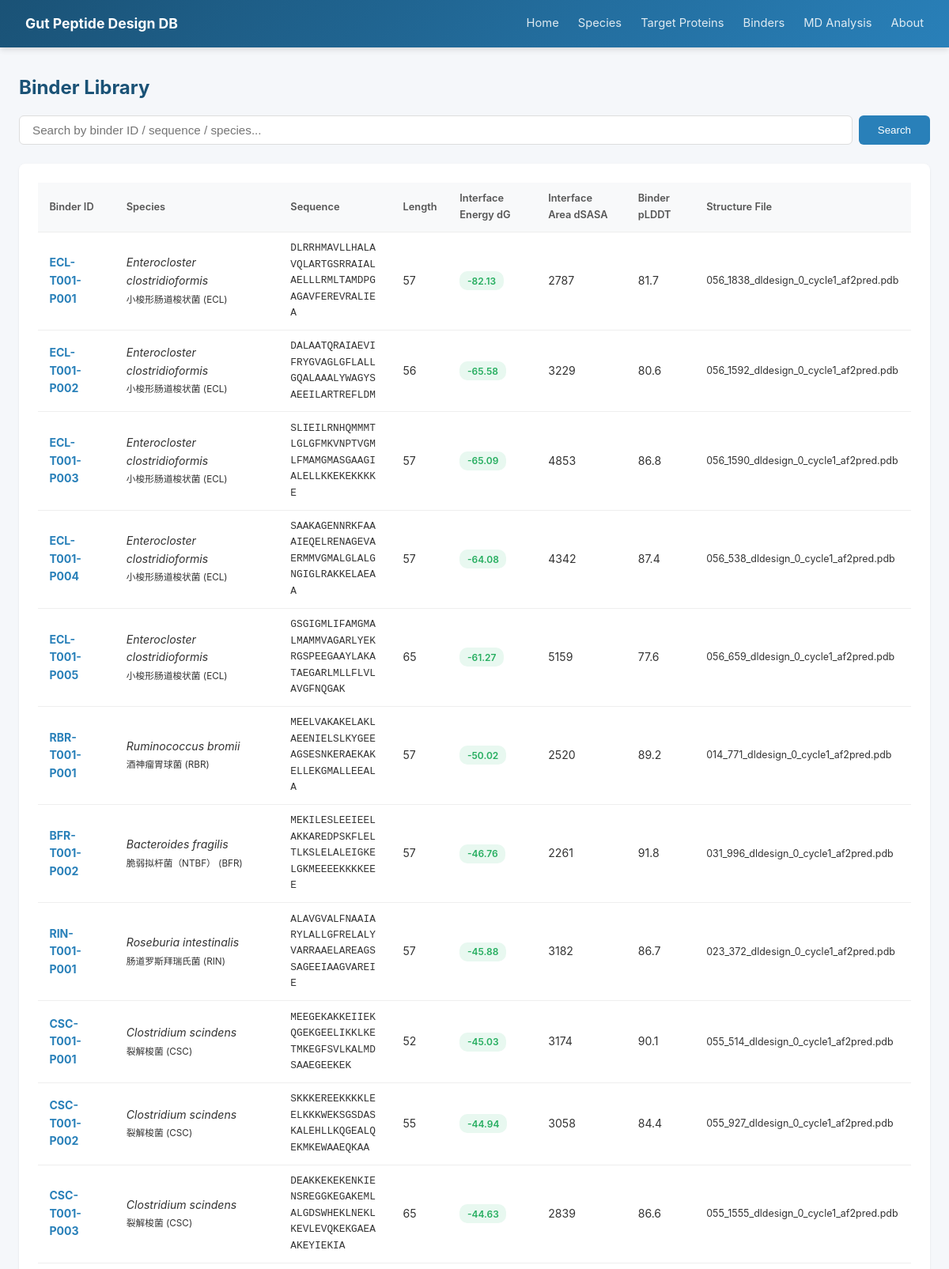
/binders (upper part), run on the app's committed database.
### tables this page shows
CREATE TABLE Binder (
        Binder_ID       TEXT PRIMARY KEY,
        Species_ID      TEXT NOT NULL,
        Binder_Sequence TEXT,
        Length          INTEGER,
        Raw_Score       REAL,
        dG_sep_norm     REAL,
        dSASA_int       REAL,
        complex_norm    REAL,
        total_score     REAL,
        packstat        REAL,
        hbonds_int      INTEGER,
        pLDDT_total     REAL,
        pLDDT_binder    REAL,
        PAE_interaction REAL,
        binder_RMSD     REAL,
        target_RMSD     REAL,
        Sequence_File   TEXT,
        Structure_File  TEXT,
        Notes           TEXT,
        FOREIGN KEY (Species_ID) REFERENCES Species(Species_ID)
    );

CREATE TABLE Species (
        Species_ID      TEXT PRIMARY KEY,
        Scientific_Name TEXT NOT NULL,
        Chinese_Name    TEXT,
        Taxonomy_ID     INTEGER,
        Genome_Accession TEXT,
        Proteome_Source TEXT,
        Notes           TEXT
    );

### app.py (the view)
@app.route('/binders')
def binder_list():
    db = get_db()
    q = request.args.get('q', '')
    sql = """
        SELECT b.*, s.Scientific_Name, s.Chinese_Name
        FROM Binder b JOIN Species s ON b.Species_ID=s.Species_ID
    """
    if q:
        rows = db.execute(sql+" WHERE b.Binder_ID LIKE ? OR b.Binder_Sequence LIKE ? OR s.Scientific_Name LIKE ? ORDER BY b.Raw_Score LIMIT 200",
                          (f'%{q}%',f'%{q}%',f'%{q}%')).fetchall()
    else:
        rows = db.execute(sql+" ORDER BY b.Raw_Score LIMIT 200").fetchall()
    return render_template('binders.html', binders=rows, q=q)

### app.py (called while the page is built)
def get_db():
    if 'db' not in g:
        g.db = sqlite3.connect(DB_PATH)
        g.db.row_factory = sqlite3.Row
    return g.db

### templates/binders.html (shortened to what this page needs)
{% extends "base.html" %}
{% block content %}
<h1>Binder Library</h1>
<div class="search-box">
    <form method="GET" action="/binders" style="display:flex; gap:.5rem; width:100%;">
        <input type="text" name="q" value="{{ q }}" placeholder="Search by binder ID / sequence / species...">
        <button type="submit">Search</button>
    </form>
</div>
<div class="card">
    {% if binders %}
    <table>
        <thead><tr>
            <th>Binder ID</th><th>Species</th><th>Sequence</th><th>Length</th>
            <th>Interface Energy dG</th><th>Interface Area dSASA</th><th>Binder pLDDT</th><th>Structure File</th>
        </tr></thead>
        <tbody>
            {% for b in binders %}
            <tr>
                <td><a href="/binders/{{ b.Binder_ID }}"><strong>{{ b.Binder_ID }}</strong></a></td>
                <td><em>{{ b.Scientific_Name }}</em><br><small>{{ b.Chinese_Name }} ({{ b.Species_ID }})</small></td>
                <td style="font-family:monospace; font-size:.8rem;max-width:230px;word-break:break-all;">{{ b.Binder_Sequence }}</td>
                <td>{{ b.Length or '-' }}</td>
                <td>
                    {% if b.Raw_Score is not none %}
                    <span class="badge {% if b.Raw_Score < -6 %}badge-green{% elif b.Raw_Score < -4 %}badge-blue{% else %}badge-orange{% endif %}">{{ "%.2f"|format(b.Raw_Score) }}</span>
                    {% else %}<small style="color:#e67e22;">To be added</small>{% endif %}
                </td>
                <td>{% if b.dSASA_int is not none %}{{ "%.0f"|format(b.dSASA_int) }}{% else %}-{% endif %}</td>
                <td>{% if b.pLDDT_binder is not none %}{{ "%.1f"|format(b.pLDDT_binder) }}{% else %}-{% endif %}</td>
                <td style="font-size:.78rem;">{{ b.Structure_File or '-' }}</td>
            </tr>
            {% endfor %}
        </tbody>
    </table>
    {% else %}<div class="empty-state"><p>No Binder data</p></div>{% endif %}
</div>
{% endblock %}

### templates/base.html (style rules this page uses)
* { margin:0; padding:0; box-sizing:border-box; }
body { font-family:-apple-system,BlinkMacSystemFont,"Segoe UI","PingFang SC","Microsoft YaHei",sans-serif; background:#f5f7fa; color:#333; line-height:1.6; }
.card { background:white; border-radius:8px; box-shadow:0 1px 3px rgba(0,0,0,.08); padding:1.5rem; margin-bottom:1.5rem; }
table { width:100%; border-collapse:collapse; font-size:.88rem; }
th,td { padding:.65rem .9rem; text-align:left; border-bottom:1px solid #eee; }
th { background:#f8f9fa; font-weight:600; color:#555; font-size:.8rem; }
.search-box { display:flex; gap:.5rem; margin-bottom:1.5rem; }
.search-box input { flex:1; padding:.55rem 1rem; border:1px solid #ddd; border-radius:6px; font-size:.95rem; }
.search-box button { padding:.55rem 1.5rem; background:#2980b9; color:white; border:none; border-radius:6px; cursor:pointer; }
.badge { display:inline-block; padding:.15rem .6rem; border-radius:10px; font-size:.75rem; font-weight:600; }
.badge-green { background:#e8f8f0; color:#27ae60; }
h1 { font-size:1.5rem; margin-bottom:1rem; color:#1a5276; }
a { color:#2980b9; text-decoration:none; }

### data on the page
Binder: Binder_ID "ECL-T001-P001", Scientific_Name "Enterocloster clostridioformis", Chinese_Name "小梭形肠道梭状菌", Species_ID "ECL", Binder_Sequence "DLRRHMAVLLHALAVQLARTGSRRAIALAELLLRMLTAMDPGAGAVFEREVRALIEA", Length "57", Raw_Score "-82.13", dSASA_int "2787", pLDDT_binder "81.7", Structure_File "056_1838_dldesign_0_cycle1_af2pred.pdb"
Binder: Binder_ID "ECL-T001-P002", Scientific_Name "Enterocloster clostridioformis", Chinese_Name "小梭形肠道梭状菌", Species_ID "ECL", Binder_Sequence "DALAATQRAIAEVIFRYGVAGLGFLALLGQALAAALYWAGYSAEEILARTREFLDM", Length "56", Raw_Score "-65.58", dSASA_int "3229", pLDDT_binder "80.6", Structure_File "056_1592_dldesign_0_cycle1_af2pred.pdb"
Binder: Binder_ID "ECL-T001-P003", Scientific_Name "Enterocloster clostridioformis", Chinese_Name "小梭形肠道梭状菌", Species_ID "ECL", Binder_Sequence "SLIEILRNHQMMMTLGLGFMKVNPTVGMLFMAMGMASGAAGIALELLKKEKEKKKKE", Length "57", Raw_Score "-65.09", dSASA_int "4853", pLDDT_binder "86.8", Structure_File "056_1590_dldesign_0_cycle1_af2pred.pdb"
Binder: Binder_ID "ECL-T001-P004", Scientific_Name "Enterocloster clostridioformis", Chinese_Name "小梭形肠道梭状菌", Species_ID "ECL", Binder_Sequence "SAAKAGENNRKFAAAIEQELRENAGEVAERMMVGMALGLALGNGIGLRAKKELAEAA", Length "57", Raw_Score "-64.08", dSASA_int "4342", pLDDT_binder "87.4", Structure_File "056_538_dldesign_0_cycle1_af2pred.pdb"
Binder: Binder_ID "ECL-T001-P005", Scientific_Name "Enterocloster clostridioformis", Chinese_Name "小梭形肠道梭状菌", Species_ID "ECL", Binder_Sequence "GSGIGMLIFAMGMALMAMMVAGARLYEKRGSPEEGAAYLAKATAEGARLMLLFLVLAVGFNQGAK", Length "65", Raw_Score "-61.27", dSASA_int "5159", pLDDT_binder "77.6", Structure_File "056_659_dldesign_0_cycle1_af2pred.pdb"
Binder: Binder_ID "RBR-T001-P001", Scientific_Name "Ruminococcus bromii", Chinese_Name "酒神瘤胃球菌", Species_ID "RBR", Binder_Sequence "MEELVAKAKELAKLAEENIELSLKYGEEAGSESNKERAEKAKELLEKGMALLEEALA", Length "57", Raw_Score "-50.02", dSASA_int "2520", pLDDT_binder "89.2", Structure_File "014_771_dldesign_0_cycle1_af2pred.pdb"
Binder: Binder_ID "BFR-T001-P002", Scientific_Name "Bacteroides fragilis", Chinese_Name "脆弱拟杆菌（NTBF）", Species_ID "BFR", Binder_Sequence "MEKILESLEEIEELAKKAREDPSKFLELTLKSLELALEIGKELGKMEEEEKKKKEEE", Length "57", Raw_Score "-46.76", dSASA_int "2261", pLDDT_binder "91.8", Structure_File "031_996_dldesign_0_cycle1_af2pred.pdb"
Binder: Binder_ID "RIN-T001-P001", Scientific_Name "Roseburia intestinalis", Chinese_Name "肠道罗斯拜瑞氏菌", Species_ID "RIN", Binder_Sequence "ALAVGVALFNAAIARYLALLGFRELALYVARRAAELAREAGSSAGEEIAAGVAREIE", Length "57", Raw_Score "-45.88", dSASA_int "3182", pLDDT_binder "86.7", Structure_File "023_372_dldesign_0_cycle1_af2pred.pdb"
Binder: Binder_ID "CSC-T001-P001", Scientific_Name "Clostridium scindens", Chinese_Name "裂解梭菌", Species_ID "CSC", Binder_Sequence "MEEGEKAKKEIIEKQGEKGEELIKKLKETMKEGFSVLKALMDSAAEGEEKEK", Length "52", Raw_Score "-45.03", dSASA_int "3174", pLDDT_binder "90.1", Structure_File "055_514_dldesign_0_cycle1_af2pred.pdb"
Binder: Binder_ID "CSC-T001-P002", Scientific_Name "Clostridium scindens", Chinese_Name "裂解梭菌", Species_ID "CSC", Binder_Sequence "SKKKEREEKKKKLEELKKKWEKSGSDASKALEHLLKQGEALQEKMKEWAAEQKAA", Length "55", Raw_Score "-44.94", dSASA_int "3058", pLDDT_binder "84.4", Structure_File "055_927_dldesign_0_cycle1_af2pred.pdb"
Binder: Binder_ID "CSC-T001-P003", Scientific_Name "Clostridium scindens", Chinese_Name "裂解梭菌", Species_ID "CSC", Binder_Sequence "DEAKKEKEKENKIENSREGGKEGAKEMLALGDSWHEKLNEKLKEVLEVQKEKGAEAAKEYIEKIA", Length "65", Raw_Score "-44.63", dSASA_int "2839", pLDDT_binder "86.6", Structure_File "055_1555_dldesign_0_cycle1_af2pred.pdb"
